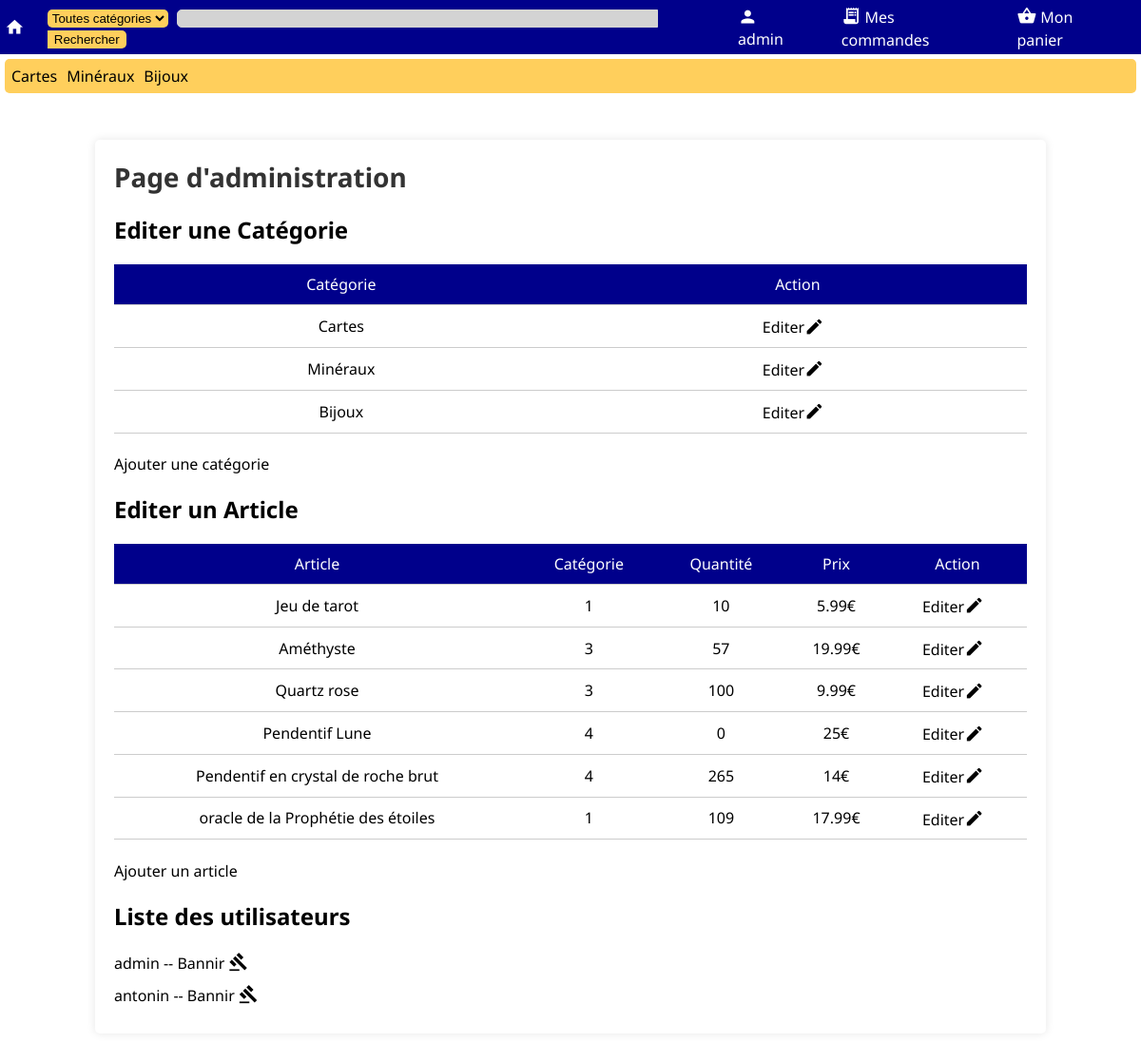
The app's page /admin.php (signed in), older data.
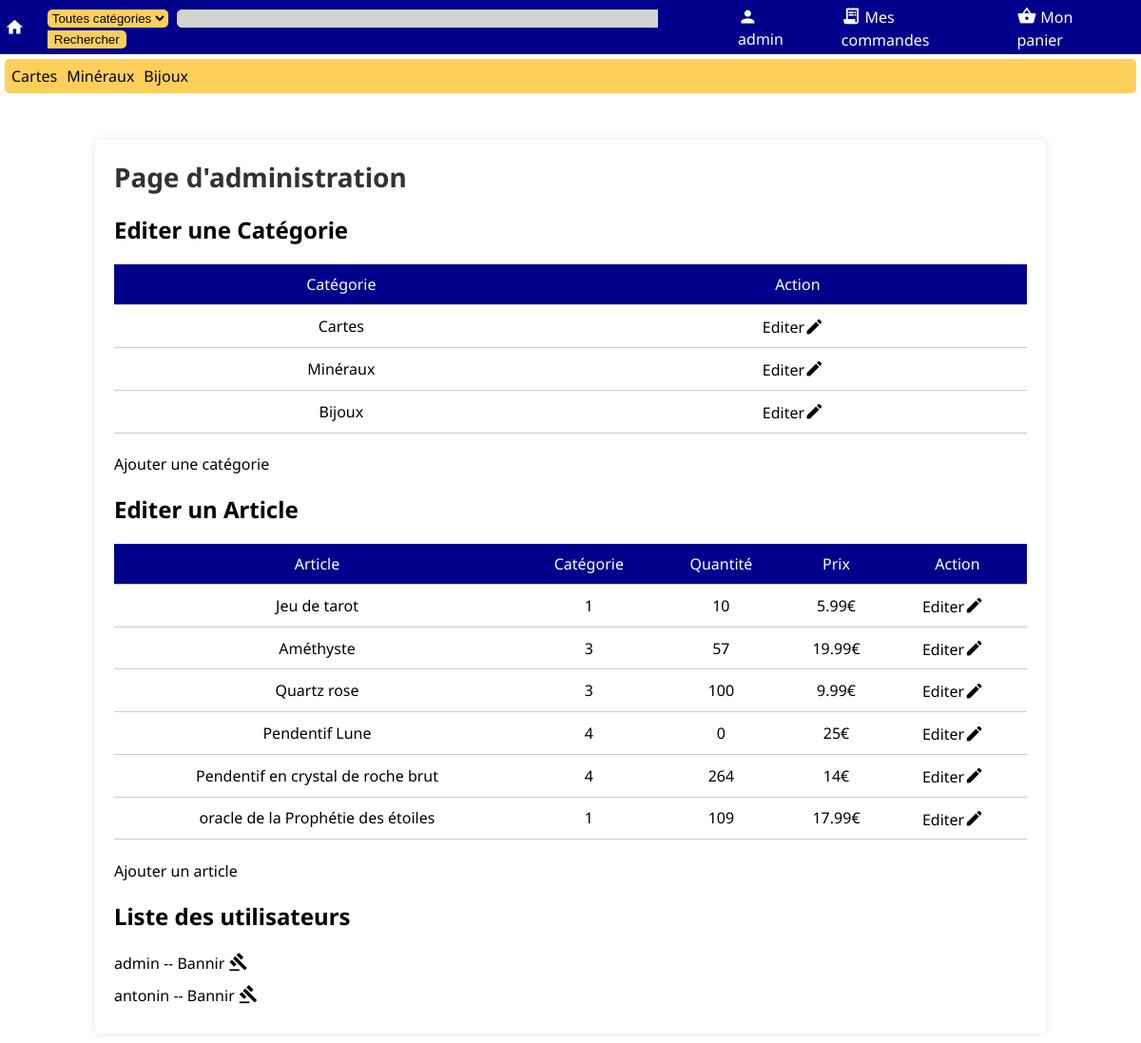
The same page, newer data.
### tables this page shows
CREATE TABLE Categories (
    idCat INTEGER PRIMARY KEY AUTOINCREMENT,
    titre TEXT NOT NULL,
    b64img TEXT NOT NULL
, mime);

CREATE TABLE Articles (
    idProd INTEGER PRIMARY KEY AUTOINCREMENT,
    nom TEXT NOT NULL,
    quantite INTEGER NOT NULL,
    prix REAL NOT NULL,
    description TEXT NOT NULL,
    b64img TEXT,
    idCat INTEGER NOT NULL, mime TEXT,
    FOREIGN KEY (idCat) REFERENCES Categories (idCat)
);

CREATE TABLE Utilisateurs (
    idUser INTEGER PRIMARY KEY AUTOINCREMENT,
    username TEXT NOT NULL,
    mail TEXT NOT NULL,
    password TEXT NOT NULL
, droits INTEGER);

### admin.php (the view, shortened to what this page needs)
<?php
$db = new MyDB();
?>
<!DOCTYPE html>
<html>
<head>
	<link rel="stylesheet" type="text/css" href="res/admin.css">
	<link rel="stylesheet" type="text/css" href="res/font.css">
<?php
include('nav.php');
?>
	<div class="container">
		<h1>Page d'administration</h1>
        <h2>Editer une Catégorie</h2>
		<table>
			<thead>
				<tr>
					<th>Catégorie</th>
					<th>Action</th>
				</tr>
			</thead>
			<tbody>
<?php
$categories = $db->query("SELECT * FROM Categories;");
while ($donnees=$categories->fetchArray()) {
    echo '<tr>';
    echo '<td>'.$donnees['titre'].'</td>';
    echo '<td>';
    echo '<a class="admin_link" href="edit_cat.php?id='.$donnees['idCat'].'">';
    echo '<span class="edit_text">Editer</span>';
    echo '<span class="material-icons" style="display: inline-block; vertical-align: middle;">edit</span>';
    echo '</a>';
    echo '</td>';
    echo '</tr>';
}
?>
			</tbody>
		</table>
        <a class="admin_link edit_text" href="edit_cat.php">Ajouter une catégorie</a>
		<h2>Editer un Article</h2>
		<table>
			<thead>
				<tr>
					<th>Article</th>
					<th>Catégorie</th>
					<th>Quantité</th>
					<th>Prix</th>
					<th>Action</th>
				</tr>
			</thead>
			<tbody>
<?php
$articles = $db->query("SELECT * FROM Articles");
while ($donnees=$articles->fetchArray()) {
    echo '<tr>';
    echo '<td>'.$donnees['nom'].'</td>';
    echo '<td>'.$donnees['idCat'].'</td>';
    echo '<td>'.$donnees['quantite'].'</td>';
    echo '<td>'.$donnees['prix'].'€</td>';
    echo '<td>';
    echo '<a class="admin_link" href="edit_article.php?id='.$donnees['idProd'].'">';
    echo '<span class="edit_text">Editer</span>';
    echo '<span class="material-icons" style="display: inline-block; vertical-align: middle;">edit</span>';
    echo '</a>';
    echo '</td>';
    echo '</tr>';
}
?>
			</tbody>
		</table>
        <a class="admin_link edit_text" href="edit_article.php">Ajouter un article</a>
		<h2>Liste des utilisateurs</h2>
		<ul>
<?php
$users = $db->query("SELECT * FROM Utilisateurs");
while ($donnees=$users->fetchArray()) {
    echo '<li>';
    echo '<a class="admin_link" href="ban_user.php?id='.$donnees['idUser'].'">';
    echo '<span style="vertical-align: middle;">'.$donnees['username'].' -- </span>';
    echo '<span class="edit_text">Bannir </span>';
    echo '<span class="material-icons" style="display: inline-block; vertical-align: middle;">gavel</span>';
    echo '</a>';
    echo '</li>';
}
?>
		</ul>
	</div>
</body>
</html>

### nav.php (shortened to what this page needs)
<link rel="stylesheet" href="res/nav.css">
</head>
<body>
<nav>
    <div class='topbar'>
        <a class='logo' href='index.php'>
            <span class="material-icons">home</span>
        </a>
        <form method='GET' action='search.php' class='form_bar'>
            <select name="cat" class="sel_cat">
                <option value="0">Toutes catégories</option>
<?php
$db_nav = new MyDB();
?>
            </select>
            <input type='text' class='searchbar' name='query' <?php echo isset($_GET['query']) ? 'value="'.$_GET['query'].'"' : '';?>><input type='submit' class='submitsearch' value='Rechercher'>
        </form>
        <a class='bar_elt' href='login.php'>
        <span class="material-icons">person</span><span class='valign-link'><?php echo isset($_SESSION['username']) ? $_SESSION['username'] : "Mon compte"; ?></span>
        </a>
        <a class='bar_elt' href='command.php'>
            <span class="material-icons">receipt_long</span><span class='valign-link'>Mes commandes</span>
        </a>
        <a class='bar_elt' href='panier.php'>
            <span class="material-icons">shopping_basket</span><span class='valign-link'>Mon panier</span>
        </a>
    </div>
    <div class='cat_bar'>
<?php
$req_nav = 'SELECT * FROM Categories';
$reponse_nav = $db_nav->query($req_nav);
while ($donnees=$reponse_nav->fetchArray())
{
    echo '<a href="search.php?cat='.$donnees['idCat'].'" class="item_cat_bar">'.$donnees['titre'].'</a>';
}
?>
    </div>
</nav>

### res/admin.css (style rules this page uses)
body { margin: 10px; }
.container { margin: 0 auto; padding: 20px; max-width: 960px; background-color: #fff; box-shadow: 0 0 10px rgba(0,0,0,.1); border-radius: 5px; margin-top: 5%; }
h1 { margin-top: 0; margin-bottom: 20px; font-size: 28px; color: #333; }
table { width: 100%; border-collapse: collapse; margin-bottom: 20px; }
th, td { padding: 10px; text-align: center; border-bottom: 1px solid #ccc; }
th { background-color: darkblue; color: #fff; font-weight: normal; text-align: center; }
td:last-child { text-align: center; }
.admin_link { text-decoration: none; color: black; vertical-align: center; margin-right: 5px; }
.edit_text { vertical-align: middle; }
ul { list-style: none; padding: 0; margin: 0; }
li { margin-bottom: 10px; }

### res/nav.css (style rules this page uses)
nav { margin: -10px; }
.searchbar { border: 1px solid lightgray; border-radius: 5px 0 0 5px; margin-right: 0; background-color: lightgray; width: 500px; }
.topbar { padding: 5px; background-color: darkblue; display: flex; flex-direction: flex; justify-content: center; align-items: center; }
.cat_bar { background-color: #ffcf5c; margin: 5px; border-radius: 5px; padding: 7px; }
.item_cat_bar { color: black; text-decoration: none; width: 10px; margin-right: 10px; }
.submitsearch { margin-left: 0; background-color: #ffcf5c; border: 1px solid transparent; border-radius: 0 5px 5px 0; }
.sel_cat { background-color: #ffcf5c; border: 1px solid transparent; border-radius: 5px 5px 5px 5px; margin-right: 5px; }
.logo { color: white; text-decoration: none; }
.form_bar { display: inline-block; margin-left: 20px; margin-right: 20px; }
.bar_elt { color: white; margin-left: 20px; margin-right: 20px; align-items: center; text-decoration: none; }
.material-icons { vertical-align: middle; margin-right: 4px; font-size: 1.3em; }
.valign-link { vertical-align: middle; text-decoration: none; }

Row changes from the older to the newer data that the page shows:
changed articles "Pendentif en crystal de roche brut": quantite "265" → "264"
